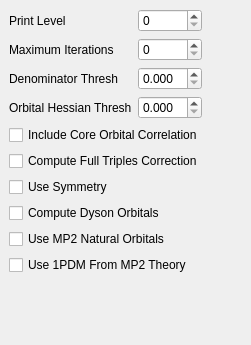
       <widget class="QWidget" name="AdvancedCoupledCluster" >
        <layout class="QVBoxLayout" >
         <property name="margin" >
          <number>9</number>
         </property>
         <property name="spacing" >
          <number>6</number>
         </property>
         <item>
          <layout class="QGridLayout" >
           <property name="margin" >
            <number>0</number>
           </property>
           <property name="spacing" >
            <number>6</number>
           </property>
           <item row="0" column="0" >
            <widget class="QLabel" name="label_151" >
             <property name="text" >
              <string>Print Level</string>
             </property>
            </widget>
           </item>
           <item row="1" column="0" >
            <widget class="QLabel" name="label_133" >
             <property name="text" >
              <string>Maximum Iterations</string>
             </property>
            </widget>
           </item>
           <item row="1" column="1" >
            <widget class="QSpinBox" name="cc_max_cycles" />
           </item>
           <item row="0" column="1" >
            <widget class="QSpinBox" name="cc_print" />
           </item>
           <item row="2" column="0" >
            <widget class="QLabel" name="label_152" >
             <property name="text" >
              <string>Denominator Thresh</string>
             </property>
            </widget>
           </item>
           <item row="0" column="2" >
            <spacer>
             <property name="orientation" >
              <enum>Qt::Horizontal</enum>
             </property>
             <property name="sizeHint" >
              <size>
               <width>40</width>
               <height>20</height>
              </size>
             </property>
            </spacer>
           </item>
           <item row="2" column="1" >
            <widget class="QDoubleSpinBox" name="cc_dov_thresh" >
             <property name="decimals" >
              <number>3</number>
             </property>
            </widget>
           </item>
           <item row="3" column="0" >
            <widget class="QLabel" name="label_a99" >
             <property name="text" >
              <string>Orbital Hessian Thresh</string>
             </property>
            </widget>
           </item>
           <item row="3" column="1" >
            <widget class="QDoubleSpinBox" name="cc_hessian_thresh" >
             <property name="decimals" >
              <number>3</number>
             </property>
            </widget>
           </item>
          </layout>
         </item>
         <item>
          <widget class="QCheckBox" name="cc_include_core_correlation" >
           <property name="text" >
            <string>Include Core Orbital Correlation</string>
           </property>
          </widget>
         </item>
         <item>
          <widget class="QCheckBox" name="cc_do_cisdt" >
           <property name="text" >
            <string>Compute Full Triples Correction</string>
           </property>
          </widget>
         </item>
         <item>
          <widget class="QCheckBox" name="cc_symmetry" >
           <property name="text" >
            <string>Use Symmetry</string>
           </property>
          </widget>
         </item>
         <item>
          <widget class="QCheckBox" name="cc_do_dyson" >
           <property name="text" >
            <string>Compute Dyson Orbitals</string>
           </property>
          </widget>
         </item>
         <item>
          <widget class="QCheckBox" name="cc_mp2no_guess" >
           <property name="text" >
            <string>Use MP2 Natural Orbitals</string>
           </property>
          </widget>
         </item>
         <item>
          <widget class="QCheckBox" name="cc_mp2no_grad" >
           <property name="text" >
            <string>Use 1PDM From MP2 Theory</string>
           </property>
          </widget>
         </item>
         <item>
          <spacer>
           <property name="orientation" >
            <enum>Qt::Vertical</enum>
           </property>
           <property name="sizeHint" >
            <size>
             <width>20</width>
             <height>61</height>
            </size>
           </property>
          </spacer>
         </item>
        </layout>
       </widget>
